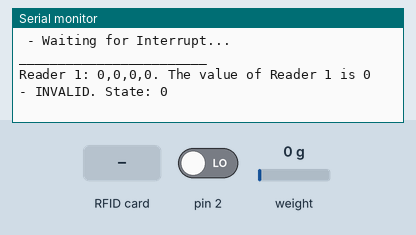
This sketch was run on a simulated Arduino Uno, built with avr-gcc and run on an emulated ATmega328P. Shown: the last lines printed to the serial monitor. The test bench sets the inputs (shaded band); at power-on: weight on the scale 0 g, pin 2 LOW.

Above: at 1.4 s.
1.5 s: weight on the scale set to 100 g
At 4.3 s:
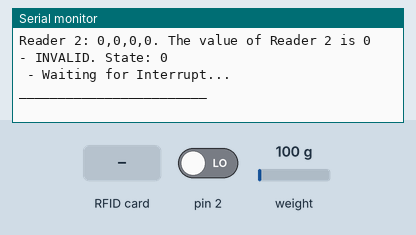
8.9 s: RFID card 5E 7A 19 C4 held to the reader
11.7 s: weight on the scale set to 1250 g
At 16.6 s:
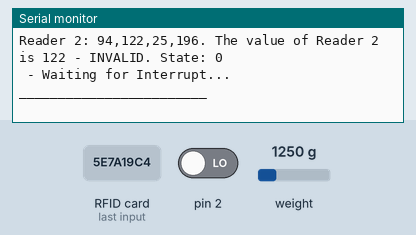

Measured:
- after the input at 11.7 s, the serial monitor: prints a new line after 0.69 s (image 2)

The sketch:

forParentTheo.ino
```cpp
#include <SPI.h>
#include <Wire.h>
#include <MFRC522.h>
#include <HX711.h>

#define RST_PIN2 8
#define SS_PIN2 7

#define RST_PIN 10
#define SS_PIN  9

#define STATE_STARTUP       0
#define STATE_STARTING      1
#define STATE_WAITING       2
#define STATE_SCAN_INVALID  3
#define STATE_SCAN_VALID    4
#define STATE_SCAN_MASTER   5
#define STATE_ADDED_CARD    6
#define STATE_REMOVED_CARD  7

#define REDPIN 7
#define GREENPIN 6
#define Relay 5

const int cardArrSize = 10;
const int cardSize    = 4;

HX711 scale;

const int load_DOUT = 4;
const int load_SCK = 3;

int fsListener = analogRead(A0);
byte cardArr[cardArrSize][cardSize];
byte masterCard[cardSize] = {356,64,93,418};   //Change Master Card ID
byte readCard[cardSize];
byte readCard2[cardSize];

byte cardsStored = 0;

int fsT;
int fs1;
int fs2;
int fs3;
int fs4;
int fs5;

int r1;
int r2;
int r3;
int r4;
int r5;
int r6;
int r7;
int r8;
int r9;
int r10;
int rT1;
int rT2;
int rTT;

// Create MFRC522 instance
MFRC522 mfrc522(SS_PIN, RST_PIN);
MFRC522 mfrc522_2(SS_PIN2, RST_PIN2);

// Set the LCD I2C address

byte currentState = STATE_STARTUP;
unsigned long LastStateChangeTime;
unsigned long StateWaitTime;
//------------------------------------------------------------------------------------
int readCardState()
{
  int index;
  unsigned long reader1;
  unsigned long reader2;
  unsigned long reader3;
  unsigned long reader4;
  unsigned long reader5;

  // THIS IS READER 1. THIS IS READER 1. THIS IS READER 1. THIS IS READER 1. THIS IS READER 1. THIS IS READER 1. THIS IS READER 1.

  Serial.print("Reader 1: ");
  for(index = 0; index < 4; index++)
  {
    readCard[index] = mfrc522.uid.uidByte[index];
    Serial.print(readCard[index]);
    if (index < 3)
    {
      Serial.print(",");
    }
  }

  reader1 = readCard[1];
  Serial.print(". The value of Reader 1 is ");
  Serial.print(reader1);

  if (reader1 == 14) {
    Serial.print(" - VALID. State: ");
    fs1 = 1;
    fsT = fs1 + fs2 + fs3 + fs4 + fs5;
    Serial.print(fsT);
  } else {
    Serial.print(" - INVALID. State: ");
    fs1 = 0;
    fsT = fs1 + fs2 + fs3 + fs4 + fs5;
    Serial.print(fsT);
  }

  Serial.println(" ");
  delay(10);

  // THIS IS READER 2. THIS IS READER 2. THIS IS READER 2. THIS IS READER 2. THIS IS READER 2. THIS IS READER 2. THIS IS READER 2.

   Serial.print("Reader 2: ");
  for(index = 0; index < 4; index++)
  {
    readCard2[index] = mfrc522_2.uid.uidByte[index];
    Serial.print(readCard2[index]);
    if (index < 3)
    {
      Serial.print(",");
    }
  }

  reader2 = readCard2[1];
  Serial.print(". The value of Reader 2 is ");
  Serial.print(reader2);

  if (reader2 == 14) {
    Serial.print(" - VALID. State: ");
    fs2 = 1;
    fsT = fs1 + fs2 + fs3 + fs4 + fs5;
    Serial.print(fsT);
  } else {
    Serial.print(" - INVALID. State: ");
    fs2 = 0;
    fsT = fs1 + fs2 + fs3 + fs4 + fs5;
    Serial.print(fsT);
  }

  Serial.println(" ");
  delay(10);

  if (fsT == 2) {
    if (fsListener == 1) {
      Serial.print(" - Interrupt Recieved."); //whew...
      fs3 = 1;
      fs4 = 1;
      fs5 = 1;
      if (fsT = 5) {
        Serial.print(" Clear Condition Reached!");
      }
     }
  }else {
      fs3 = 0;
      fs4 = 0;
      fs5 = 0;
      Serial.print(" - Waiting for Interrupt..."); //whew...
  }

  Serial.println(" ");
  Serial.println("________________________");
  delay(1000);
}
void setup()
{
  Serial.println("Active");
  SPI.begin();         // Init SPI Bus
  mfrc522.PCD_Init();
  delay(50);
  mfrc522_2.PCD_Init();
  delay(50);
  scale.begin(load_DOUT, load_SCK);

  pinMode(2,INPUT);

  fsT = 0;
  fs1 = 0;
  fs2 = 0;
  fs3 = 0;
  fs4 = 0;
  fs5 = 0;
  fsListener = digitalRead(2);
  LastStateChangeTime = millis();

  Serial.begin(9600);
  Serial.println("Ready");
}

void loop()
{

  fsListener = digitalRead(2);

  if ((currentState != STATE_WAITING) &&
      (StateWaitTime > 0) &&
      (LastStateChangeTime + StateWaitTime < millis()))
  {
    readCardState();
  }

  // Look for new cards
  if ( ! mfrc522.PICC_IsNewCardPresent())
  {
    readCardState();
  }

  // Select one of the cards

  if ( ! mfrc522.PICC_ReadCardSerial())
  {
    readCardState();
  }

  if ( ! mfrc522_2.PICC_IsNewCardPresent())
  {
    readCardState();
  }

  // Select one of the cards

  if ( ! mfrc522_2.PICC_ReadCardSerial())
  {
    readCardState();
  }

  if (scale.is_ready()) {
    long reading = scale.read();
    if (reading > 20000) {
      r1 = scale.read();
      delay(150);
      r2 = scale.read();
      delay(150);
      r3 = scale.read();
      delay(150);
      r4 = scale.read();
      delay(150);
      r5 = scale.read();
      delay(150);
      r6 = scale.read();
      delay(150);
      r7 = scale.read();
      delay(150);
      r8 = scale.read();
      delay(150);
      r9 = scale.read();
      delay(150);
      r10 = scale.read();
      delay(150);
      rT1 = r1 + r2 + r3 + r4 + r5 + r6 + r7 + r8 + r9 + r10;
      rT2 = r1 + r2 + r3 + r4 + r5;
      rTT = rT1 / rT2;
      if (1.02 > rTT > 0.98) {
        Serial.print("Success");
      } else {
        rT1 = 0;
        rT2 = 0;
        rTT = 0;
        delay(100);
      }
    }
    Serial.println(reading);
  } else {
    Serial.println("HX711 not found.");
  }

}
```
